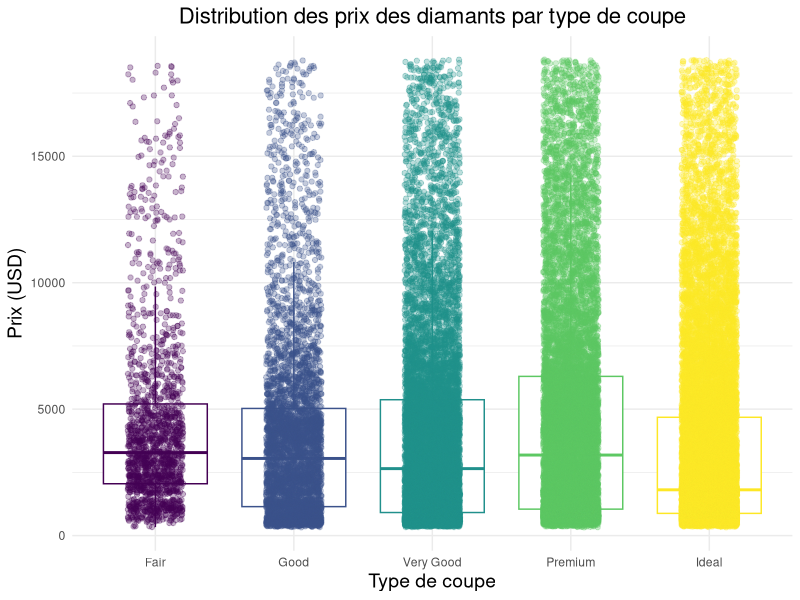

This chart was generated by the following R code:
install.packages("ggplot2")
library(ggplot2)

# Charger le package ggplot2
library(ggplot2)

# Créer le graphique
ggplot(diamonds, aes(x = cut, y = price, color = cut)) +
  geom_boxplot(outlier.shape = NA) +  # Boîte à moustaches sans les outliers
  geom_jitter(width = 0.2, alpha = 0.3) +  # Points avec jitter
  theme_minimal() +  # Thème minimal
  labs(
    title = "Distribution des prix des diamants par type de coupe",
    x = "Type de coupe",
    y = "Prix (USD)",
    color = "Type de coupe"
  ) +
  theme(
    plot.title = element_text(hjust = 0.5, size = 16),
    axis.title.x = element_text(size = 14),
    axis.title.y = element_text(size = 14),
    legend.position = "none"
  )